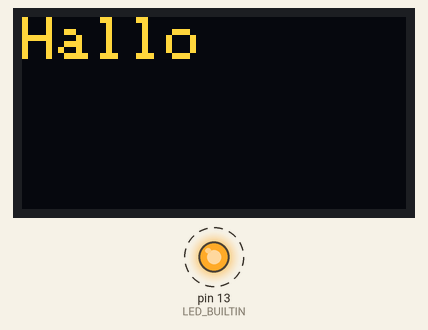
Recording of a sketch running on a simulated Arduino Uno, built with avr-gcc and run on an emulated ATmega328P. Shown: 128×64 one-colour display, output pins drawn as LEDs (lit = HIGH). Dashed ring = blinking. The OLED is the two-colour kind (top 16 rows yellow).

Above: at 0.1 s.
Timing chart, 0 to 130.0 s (numbered marks = the images above):
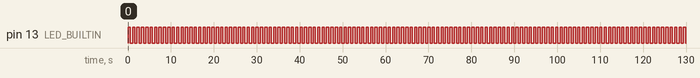

Measured:
- by itself, pin 13 (LED_BUILTIN): alternates HIGH for 0.53 s and LOW for 0.50 s

The sketch:

oled_uno.ino
```cpp
#include <Wire.h>
#include <Adafruit_GFX.h>
#include <Adafruit_SSD1306.h>
Adafruit_SSD1306 display(128, 64, &Wire, -1);
void setup() { pinMode(LED_BUILTIN, OUTPUT); display.begin(SSD1306_SWITCHCAPVCC, 0x3C); }
void loop() {
  digitalWrite(LED_BUILTIN, HIGH); display.clearDisplay(); display.setTextSize(2);
  display.setTextColor(SSD1306_WHITE); display.setCursor(0,0); display.println("Hallo"); display.display();
  delay(500); digitalWrite(LED_BUILTIN, LOW); delay(500);
}
```
